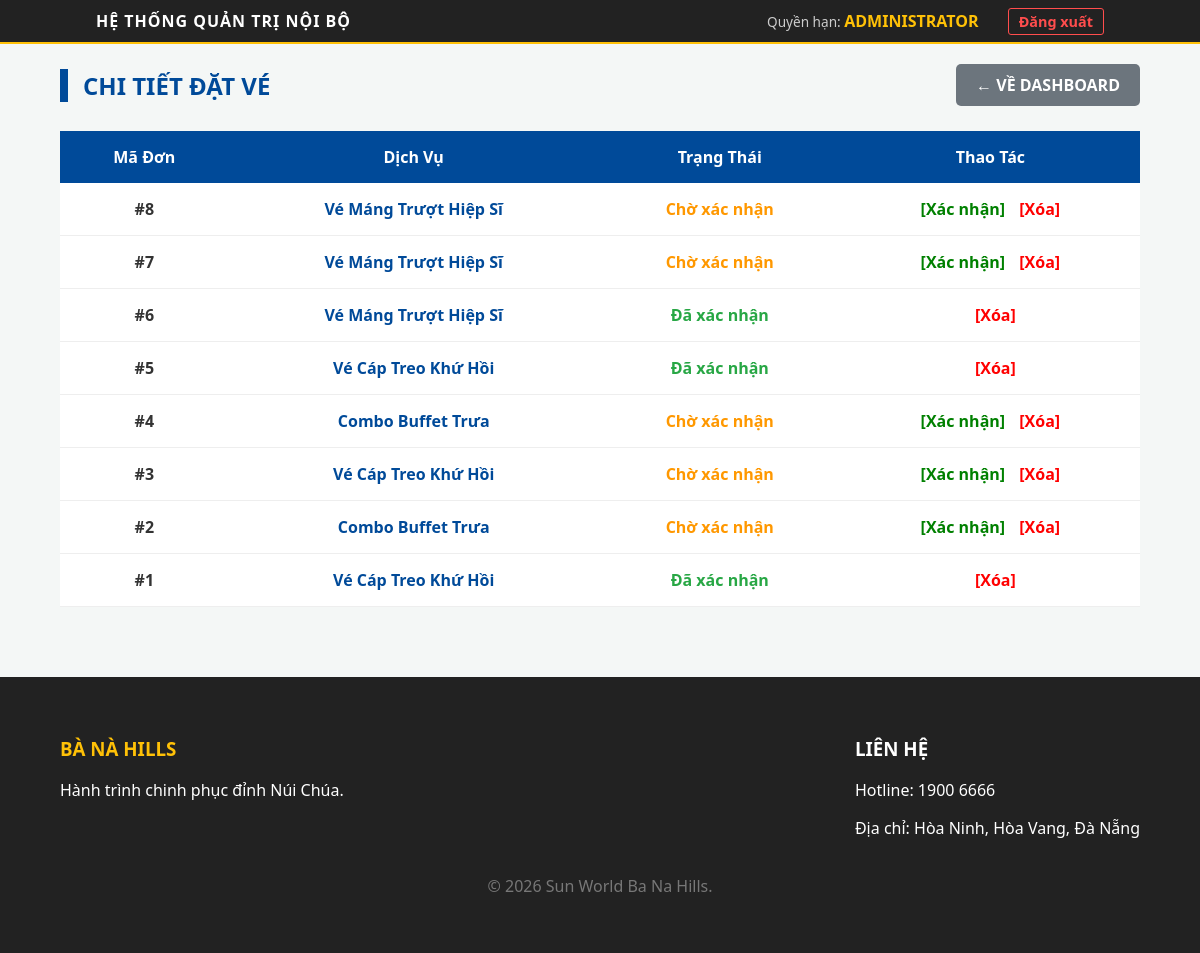
The app's page /banahills/admin/manage_bookings.php (signed in) with its own data.
### tables this page shows
CREATE TABLE `bookings` (
  `id` int(11) NOT NULL,
  `user_id` int(11) DEFAULT NULL,
  `service_id` int(11) DEFAULT NULL,
  `booking_date` date DEFAULT NULL,
  `status` varchar(50) DEFAULT 'Chờ xử lý'
);

CREATE TABLE `services` (
  `id` int(11) NOT NULL,
  `name` varchar(255) NOT NULL,
  `description` text DEFAULT NULL,
  `price` decimal(10,2) DEFAULT NULL,
  `image` varchar(255) DEFAULT 'default.jpg'
);

### banahills/admin/manage_bookings.php (the view, shortened to what this page needs)
<?php
include '../core_shared/header.php';
?>
<div class="container">
    <div style="display: flex; justify-content: space-between; align-items: center; margin-bottom: 25px;">
        <h2 style="color: #004a99; border-left: 8px solid #004a99; padding-left: 15px; margin: 0;">CHI TIẾT ĐẶT VÉ</h2>
        <a href="index.php" style="background: #6c757d; color: white; padding: 10px 20px; text-decoration: none; border-radius: 5px; font-weight: bold;">&larr; VỀ DASHBOARD</a>
    </div>
    <table>
        <tr style="background: #004a99; color: white;">
            <th style="padding: 15px;">Mã Đơn</th>
            <th>Dịch Vụ</th>
            <th>Trạng Thái</th>
            <th>Thao Tác</th>
        </tr>
        <?php
        $res = mysqli_query($conn, "SELECT bookings.*, services.name as sname FROM bookings JOIN services ON bookings.service_id = services.id ORDER BY id DESC");
        while($row = mysqli_fetch_assoc($res)):
            $stt = $row['status'];
            $color = ($stt == 'Đã xác nhận') ? '#28a745' : '#ff9800';
        ?>
        <tr style="text-align: center;">
            <td style="padding: 15px; font-weight: bold;">#<?php echo $row['id']; ?></td>
            <td style="font-weight: bold; color: #004a99;"><?php echo $row['sname']; ?></td>
            <td style="color: <?php echo $color; ?>; font-weight: bold;"><?php echo $stt; ?></td>
            <td>
                <?php if($stt != 'Đã xác nhận'): ?>
                    <a href="?confirm_id=<?php echo $row['id']; ?>" style="color: green; text-decoration: none; font-weight: bold;">[Xác nhận]</a>
                <?php endif; ?>
                <a href="?del_id=<?php echo $row['id']; ?>" onclick="return confirm('Xóa?')" style="color: red; text-decoration: none; font-weight: bold; margin-left: 10px;">[Xóa]</a>
            </td>
        </tr>
        <?php endwhile; ?>
    </table>
</div>
<?php include '../core_shared/footer.php'; ?>

### banahills/core_shared/header.php (style rules this page uses)
body { font-family: 'Segoe UI', Tahoma, Geneva, Verdana, sans-serif; margin: 0; background-color: #f4f7f6; color: #333; }
.container { max-width: 1200px; margin: 0 auto; padding: 20px 5%; }
table { width: 100%; border-collapse: collapse; background: white; margin-top: 20px; }
th { background: #004a99; color: white; padding: 15px; }
td { padding: 12px; border-bottom: 1px solid #eee; text-align: center; }

### records on screen
bookings: id "8", service.name "Vé Máng Trượt Hiệp Sĩ", status "Chờ xác nhận"
bookings: id "7", service.name "Vé Máng Trượt Hiệp Sĩ", status "Chờ xác nhận"
bookings: id "6", service.name "Vé Máng Trượt Hiệp Sĩ", status "Đã xác nhận"
bookings: id "5", service.name "Vé Cáp Treo Khứ Hồi", status "Đã xác nhận"
bookings: id "4", service.name "Combo Buffet Trưa", status "Chờ xác nhận"
bookings: id "3", service.name "Vé Cáp Treo Khứ Hồi", status "Chờ xác nhận"
bookings: id "2", service.name "Combo Buffet Trưa", status "Chờ xác nhận"
bookings: id "1", service.name "Vé Cáp Treo Khứ Hồi", status "Đã xác nhận"
